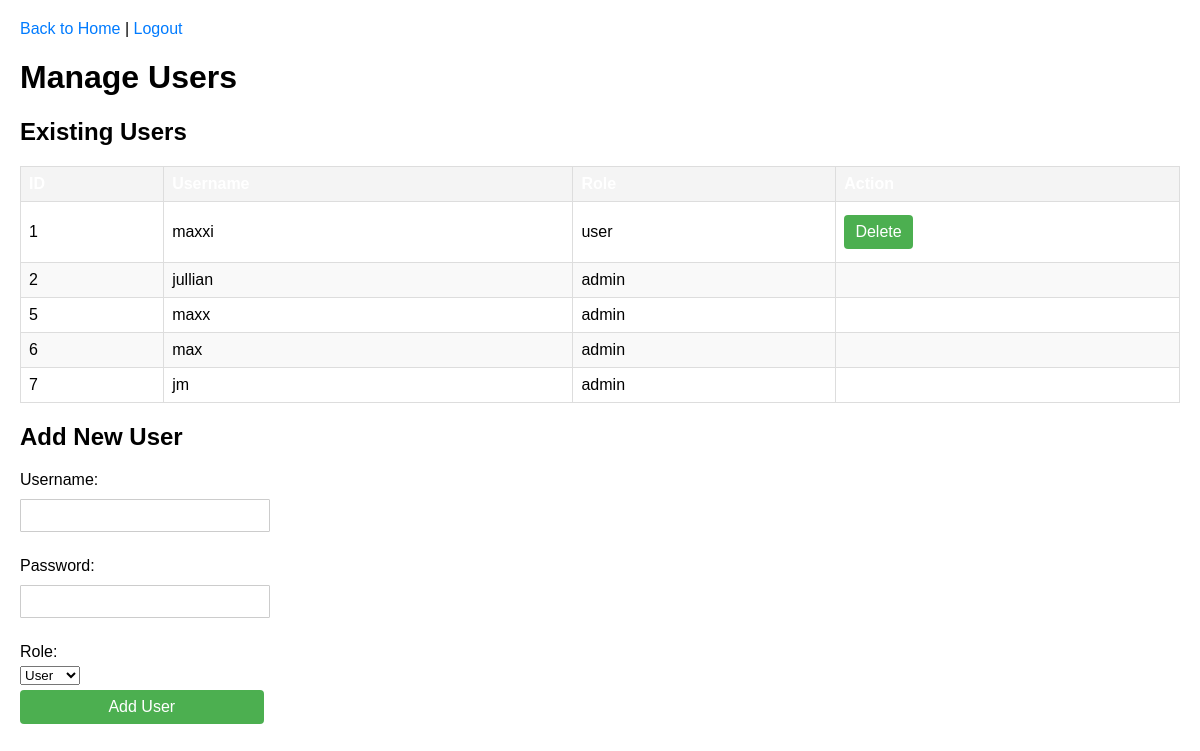
Page /manage_users (signed in) on the earlier database version.
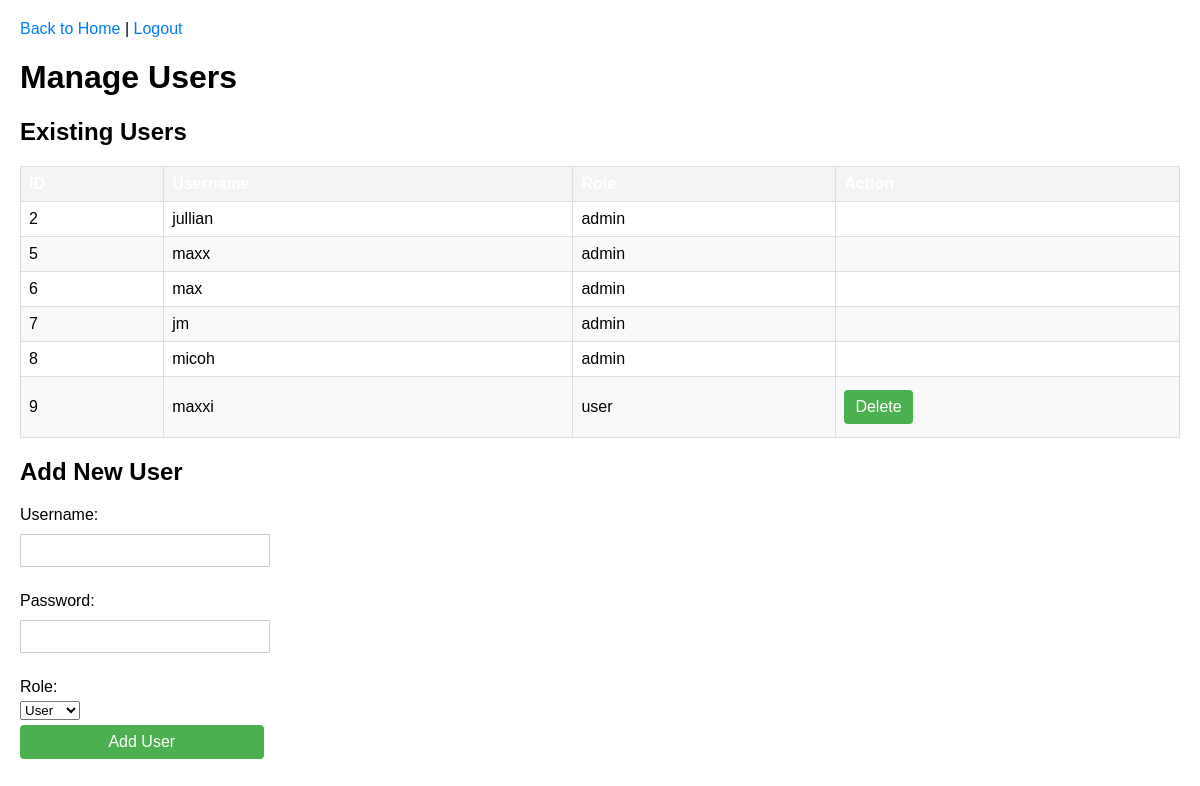
Same page on the later database version.
### app.py (models this page shows)
class Account(UserMixin, db.Model):
    id = db.Column(db.Integer, primary_key=True)
    username = db.Column(db.String(50), unique=True, nullable=False)
    password = db.Column(db.String(100), nullable=False)
    role = db.Column(db.String(10), nullable=False)

### app.py (the view)
@app.route('/manage_users', methods=['GET'])
@login_required
def manage_users():
    if current_user.role != 'admin':
        flash('You are not authorized to manage users.', 'danger')
        return redirect(url_for('home_screen'))
    users = Account.query.all()
    return render_template('manage_users.html', users=users)

### app.py (called while the page is built)
@login_manager.user_loader
def load_user(user_id):
    return Account.query.get(int(user_id))

@app.before_request
def restrict_access():
    if current_user.is_authenticated:
        restricted_routes = {
            'admin': [],
            'user': ['delete_resident', 'manage_users'],
        }
        if current_user.role not in restricted_routes:
            return
        if request.endpoint in restricted_routes.get(current_user.role, []):
            flash('You are not authorized to access this page.', 'danger')
            return redirect(url_for('home_screen'))

### templates/manage_users.html (shortened to what this page needs)
<!DOCTYPE html>
<html lang="en">
<head>
    <link rel="stylesheet" href="styles.css">
</head>
<body>
    <div class="header">
        <a href="{{ url_for('home_screen') }}">Back to Home</a> |
        <a href="{{ url_for('logout') }}">Logout</a>
    </div>
    <h1>Manage Users</h1>
    <h2>Existing Users</h2>
    <table>
        <thead>
            <tr>
                <th>ID</th>
                <th>Username</th>
                <th>Role</th>
                <th>Action</th>
            </tr>
        </thead>
        <tbody>
            {% for user in users %}
            <tr>
                <td>{{ user.id }}</td>
                <td>{{ user.username }}</td>
                <td>{{ user.role }}</td>
                <td>
                    {% if user.role != 'admin' %}
                    <form action="{{ url_for('delete_user', user_id=user.id) }}" method="POST" style="display:inline;">
                        <button type="submit" onclick="return confirm('Are you sure you want to delete this user?');">Delete</button>
                    </form>
                    {% endif %}
                </td>
            </tr>
            {% endfor %}
        </tbody>
    </table>
    <div class="form-container">
        <h2>Add New User</h2>
        <form action="{{ url_for('add_user') }}" method="POST">
            <label for="username">Username:</label>
            <input type="text" id="username" name="username" required><br>
            <label for="password">Password:</label>
            <input type="password" id="password" name="password" required><br>
            <label for="role">Role:</label>
            <select id="role" name="role" required>
                <option value="user">User</option>
            </select><br>
            <button type="submit">Add User</button>
        </form>
    </div>
</body>
</html>

Differences in the rows shown:
removed Account: id "1", username "maxxi", role "user"
added Account: id "8", username "micoh", role "admin"
added Account: id "9", username "maxxi", role "user"
